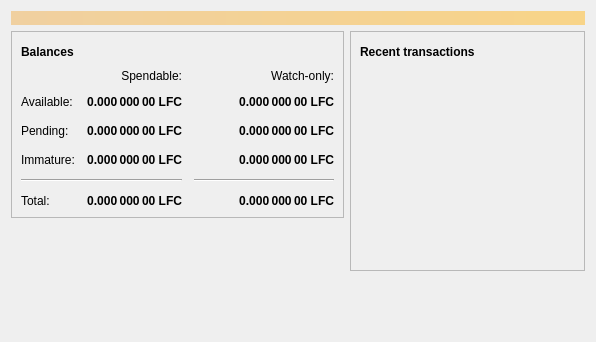
<?xml version="1.0" encoding="UTF-8"?>
<ui version="4.0">
 <class>OverviewPage</class>
 <widget class="QWidget" name="OverviewPage">
  <property name="geometry">
   <rect>
    <x>0</x>
    <y>0</y>
    <width>596</width>
    <height>342</height>
   </rect>
  </property>
  <property name="windowTitle">
   <string>Form</string>
  </property>
  <layout class="QVBoxLayout" name="topLayout">
   <item>
    <widget class="QLabel" name="labelAlerts">
     <property name="visible">
      <bool>false</bool>
     </property>
     <property name="styleSheet">
      <string notr="true">QLabel { background-color: qlineargradient(x1: 0, y1: 0, x2: 1, y2: 0, stop:0 #F0D0A0, stop:1 #F8D488); color:#000000; }</string>
     </property>
     <property name="wordWrap">
      <bool>true</bool>
     </property>
     <property name="margin">
      <number>3</number>
     </property>
     <property name="textInteractionFlags">
      <set>Qt::TextSelectableByMouse</set>
     </property>
    </widget>
   </item>
   <item>
    <layout class="QHBoxLayout" name="horizontalLayout" stretch="1,1">
     <item>
      <layout class="QVBoxLayout" name="verticalLayout_2">
       <item>
        <widget class="QFrame" name="frame">
         <property name="frameShape">
          <enum>QFrame::StyledPanel</enum>
         </property>
         <property name="frameShadow">
          <enum>QFrame::Raised</enum>
         </property>
         <layout class="QVBoxLayout" name="verticalLayout_4">
          <item>
           <layout class="QHBoxLayout" name="horizontalLayout_4">
            <item>
             <widget class="QLabel" name="label_5">
              <property name="font">
               <font>
                <weight>75</weight>
                <bold>true</bold>
               </font>
              </property>
              <property name="text">
               <string>Balances</string>
              </property>
             </widget>
            </item>
            <item>
             <widget class="QPushButton" name="labelWalletStatus">
              <property name="enabled">
               <bool>true</bool>
              </property>
              <property name="maximumSize">
               <size>
                <width>30</width>
                <height>16777215</height>
               </size>
              </property>
              <property name="toolTip">
               <string>The displayed information may be out of date. Your wallet automatically synchronizes with the LeefCoin network after a connection is established, but this process has not completed yet.</string>
              </property>
              <property name="text">
               <string/>
              </property>
              <property name="icon">
               <iconset resource="../bitcoin.qrc">
                <normaloff>:/icons/warning</normaloff>
                <disabledoff>:/icons/warning</disabledoff>:/icons/warning</iconset>
              </property>
              <property name="iconSize">
               <size>
                <width>24</width>
                <height>24</height>
               </size>
              </property>
              <property name="flat">
               <bool>true</bool>
              </property>
             </widget>
            </item>
            <item>
             <spacer name="horizontalSpacer_3">
              <property name="orientation">
               <enum>Qt::Horizontal</enum>
              </property>
              <property name="sizeHint" stdset="0">
               <size>
                <width>40</width>
                <height>20</height>
               </size>
              </property>
             </spacer>
            </item>
           </layout>
          </item>
          <item>
           <layout class="QGridLayout" name="gridLayout">
            <property name="spacing">
             <number>12</number>
            </property>
            <item row="2" column="2">
             <widget class="QLabel" name="labelWatchPending">
              <property name="font">
               <font>
                <weight>75</weight>
                <bold>true</bold>
               </font>
              </property>
              <property name="cursor">
               <cursorShape>IBeamCursor</cursorShape>
              </property>
              <property name="toolTip">
               <string>Unconfirmed transactions to watch-only addresses</string>
              </property>
              <property name="text">
               <string notr="true">0.000 000 00 LFC</string>
              </property>
              <property name="alignment">
               <set>Qt::AlignRight|Qt::AlignTrailing|Qt::AlignVCenter</set>
              </property>
              <property name="textInteractionFlags">
               <set>Qt::LinksAccessibleByMouse|Qt::TextSelectableByKeyboard|Qt::TextSelectableByMouse</set>
              </property>
             </widget>
            </item>
            <item row="2" column="1">
             <widget class="QLabel" name="labelUnconfirmed">
              <property name="font">
               <font>
                <weight>75</weight>
                <bold>true</bold>
               </font>
              </property>
              <property name="cursor">
               <cursorShape>IBeamCursor</cursorShape>
              </property>
              <property name="toolTip">
               <string>Total of transactions that have yet to be confirmed, and do not yet count toward the spendable balance</string>
              </property>
              <property name="text">
               <string notr="true">0.000 000 00 LFC</string>
              </property>
              <property name="alignment">
               <set>Qt::AlignRight|Qt::AlignTrailing|Qt::AlignVCenter</set>
              </property>
              <property name="textInteractionFlags">
               <set>Qt::LinksAccessibleByMouse|Qt::TextSelectableByKeyboard|Qt::TextSelectableByMouse</set>
              </property>
             </widget>
            </item>
            <item row="3" column="2">
             <widget class="QLabel" name="labelWatchImmature">
              <property name="font">
               <font>
                <weight>75</weight>
                <bold>true</bold>
               </font>
              </property>
              <property name="cursor">
               <cursorShape>IBeamCursor</cursorShape>
              </property>
              <property name="toolTip">
               <string>Mined balance in watch-only addresses that has not yet matured</string>
              </property>
              <property name="text">
               <string notr="true">0.000 000 00 LFC</string>
              </property>
              <property name="alignment">
               <set>Qt::AlignRight|Qt::AlignTrailing|Qt::AlignVCenter</set>
              </property>
              <property name="textInteractionFlags">
               <set>Qt::LinksAccessibleByMouse|Qt::TextSelectableByKeyboard|Qt::TextSelectableByMouse</set>
              </property>
             </widget>
            </item>
            <item row="4" column="0" colspan="2">
             <widget class="Line" name="line">
              <property name="orientation">
               <enum>Qt::Horizontal</enum>
              </property>
             </widget>
            </item>
            <item row="4" column="2">
             <widget class="Line" name="lineWatchBalance">
              <property name="sizePolicy">
               <sizepolicy hsizetype="Preferred" vsizetype="Fixed">
                <horstretch>0</horstretch>
                <verstretch>0</verstretch>
               </sizepolicy>
              </property>
              <property name="minimumSize">
               <size>
                <width>140</width>
                <height>0</height>
               </size>
              </property>
              <property name="orientation">
               <enum>Qt::Horizontal</enum>
              </property>
             </widget>
            </item>
            <item row="5" column="0">
             <widget class="QLabel" name="labelTotalText">
              <property name="text">
               <string>Total:</string>
              </property>
             </widget>
            </item>
            <item row="3" column="1">
             <widget class="QLabel" name="labelImmature">
              <property name="font">
               <font>
                <weight>75</weight>
                <bold>true</bold>
               </font>
              </property>
              <property name="cursor">
               <cursorShape>IBeamCursor</cursorShape>
              </property>
              <property name="toolTip">
               <string>Mined balance that has not yet matured</string>
              </property>
              <property name="text">
               <string notr="true">0.000 000 00 LFC</string>
              </property>
              <property name="alignment">
               <set>Qt::AlignRight|Qt::AlignTrailing|Qt::AlignVCenter</set>
              </property>
              <property name="textInteractionFlags">
               <set>Qt::LinksAccessibleByMouse|Qt::TextSelectableByKeyboard|Qt::TextSelectableByMouse</set>
              </property>
             </widget>
            </item>
            <item row="2" column="3">
             <spacer name="horizontalSpacer_2">
              <property name="orientation">
               <enum>Qt::Horizontal</enum>
              </property>
              <property name="sizeHint" stdset="0">
               <size>
                <width>40</width>
                <height>20</height>
               </size>
              </property>
             </spacer>
            </item>
            <item row="3" column="0">
             <widget class="QLabel" name="labelImmatureText">
              <property name="text">
               <string>Immature:</string>
              </property>
             </widget>
            </item>
            <item row="5" column="1">
             <widget class="QLabel" name="labelTotal">
              <property name="font">
               <font>
                <weight>75</weight>
                <bold>true</bold>
               </font>
              </property>
              <property name="cursor">
               <cursorShape>IBeamCursor</cursorShape>
              </property>
              <property name="toolTip">
               <string>Your current total balance</string>
              </property>
              <property name="text">
               <string notr="true">0.000 000 00 LFC</string>
              </property>
              <property name="alignment">
               <set>Qt::AlignRight|Qt::AlignTrailing|Qt::AlignVCenter</set>
              </property>
              <property name="textInteractionFlags">
               <set>Qt::LinksAccessibleByMouse|Qt::TextSelectableByKeyboard|Qt::TextSelectableByMouse</set>
              </property>
             </widget>
            </item>
            <item row="5" column="2">
             <widget class="QLabel" name="labelWatchTotal">
              <property name="font">
               <font>
                <weight>75</weight>
                <bold>true</bold>
               </font>
              </property>
              <property name="cursor">
               <cursorShape>IBeamCursor</cursorShape>
              </property>
              <property name="toolTip">
               <string>Current total balance in watch-only addresses</string>
              </property>
              <property name="text">
               <string notr="true">0.000 000 00 LFC</string>
              </property>
              <property name="alignment">
               <set>Qt::AlignRight|Qt::AlignTrailing|Qt::AlignVCenter</set>
              </property>
              <property name="textInteractionFlags">
               <set>Qt::LinksAccessibleByMouse|Qt::TextSelectableByKeyboard|Qt::TextSelectableByMouse</set>
              </property>
             </widget>
            </item>
            <item row="0" column="2">
             <widget class="QLabel" name="labelWatchonly">
              <property name="text">
               <string>Watch-only:</string>
              </property>
              <property name="alignment">
               <set>Qt::AlignRight|Qt::AlignTrailing|Qt::AlignVCenter</set>
              </property>
             </widget>
            </item>
            <item row="1" column="0">
             <widget class="QLabel" name="labelBalanceText">
              <property name="text">
               <string>Available:</string>
              </property>
             </widget>
            </item>
            <item row="1" column="1">
             <widget class="QLabel" name="labelBalance">
              <property name="font">
               <font>
                <weight>75</weight>
                <bold>true</bold>
               </font>
              </property>
              <property name="cursor">
               <cursorShape>IBeamCursor</cursorShape>
              </property>
              <property name="toolTip">
               <string>Your current spendable balance</string>
              </property>
              <property name="text">
               <string notr="true">0.000 000 00 LFC</string>
              </property>
              <property name="alignment">
               <set>Qt::AlignRight|Qt::AlignTrailing|Qt::AlignVCenter</set>
              </property>
              <property name="textInteractionFlags">
               <set>Qt::LinksAccessibleByMouse|Qt::TextSelectableByKeyboard|Qt::TextSelectableByMouse</set>
              </property>
             </widget>
            </item>
            <item row="1" column="2">
             <widget class="QLabel" name="labelWatchAvailable">
              <property name="font">
               <font>
                <weight>75</weight>
                <bold>true</bold>
               </font>
              </property>
              <property name="cursor">
               <cursorShape>IBeamCursor</cursorShape>
              </property>
              <property name="toolTip">
               <string>Your current balance in watch-only addresses</string>
              </property>
              <property name="text">
               <string notr="true">0.000 000 00 LFC</string>
              </property>
              <property name="alignment">
               <set>Qt::AlignRight|Qt::AlignTrailing|Qt::AlignVCenter</set>
              </property>
              <property name="textInteractionFlags">
               <set>Qt::LinksAccessibleByMouse|Qt::TextSelectableByKeyboard|Qt::TextSelectableByMouse</set>
              </property>
             </widget>
            </item>
            <item row="2" column="0">
             <widget class="QLabel" name="labelPendingText">
              <property name="text">
               <string>Pending:</string>
              </property>
             </widget>
            </item>
            <item row="0" column="1">
             <widget class="QLabel" name="labelSpendable">
              <property name="text">
               <string>Spendable:</string>
              </property>
              <property name="alignment">
               <set>Qt::AlignRight|Qt::AlignTrailing|Qt::AlignVCenter</set>
              </property>
             </widget>
            </item>
           </layout>
          </item>
         </layout>
        </widget>
       </item>
       <item>
        <spacer name="verticalSpacer">
         <property name="orientation">
          <enum>Qt::Vertical</enum>
         </property>
         <property name="sizeHint" stdset="0">
          <size>
           <width>20</width>
           <height>40</height>
          </size>
         </property>
        </spacer>
       </item>
      </layout>
     </item>
     <item>
      <layout class="QVBoxLayout" name="verticalLayout_3">
       <item>
        <widget class="QFrame" name="frame_2">
         <property name="frameShape">
          <enum>QFrame::StyledPanel</enum>
         </property>
         <property name="frameShadow">
          <enum>QFrame::Raised</enum>
         </property>
         <layout class="QVBoxLayout" name="verticalLayout">
          <item>
           <layout class="QHBoxLayout" name="horizontalLayout_2">
            <item>
             <widget class="QLabel" name="label_4">
              <property name="font">
               <font>
                <weight>75</weight>
                <bold>true</bold>
               </font>
              </property>
              <property name="text">
               <string>Recent transactions</string>
              </property>
             </widget>
            </item>
            <item>
             <widget class="QPushButton" name="labelTransactionsStatus">
              <property name="enabled">
               <bool>true</bool>
              </property>
              <property name="maximumSize">
               <size>
                <width>30</width>
                <height>16777215</height>
               </size>
              </property>
              <property name="toolTip">
               <string>The displayed information may be out of date. Your wallet automatically synchronizes with the LeefCoin network after a connection is established, but this process has not completed yet.</string>
              </property>
              <property name="text">
               <string/>
              </property>
              <property name="icon">
               <iconset resource="../bitcoin.qrc">
                <normaloff>:/icons/warning</normaloff>
                <disabledoff>:/icons/warning</disabledoff>:/icons/warning</iconset>
              </property>
              <property name="iconSize">
               <size>
                <width>24</width>
                <height>24</height>
               </size>
              </property>
              <property name="flat">
               <bool>true</bool>
              </property>
             </widget>
            </item>
            <item>
             <spacer name="horizontalSpacer">
              <property name="orientation">
               <enum>Qt::Horizontal</enum>
              </property>
              <property name="sizeHint" stdset="0">
               <size>
                <width>40</width>
                <height>20</height>
               </size>
              </property>
             </spacer>
            </item>
           </layout>
          </item>
          <item>
           <widget class="QListView" name="listTransactions">
            <property name="styleSheet">
             <string notr="true">QListView { background: transparent; }</string>
            </property>
            <property name="frameShape">
             <enum>QFrame::NoFrame</enum>
            </property>
            <property name="verticalScrollBarPolicy">
             <enum>Qt::ScrollBarAlwaysOff</enum>
            </property>
            <property name="horizontalScrollBarPolicy">
             <enum>Qt::ScrollBarAlwaysOff</enum>
            </property>
            <property name="selectionMode">
             <enum>QAbstractItemView::NoSelection</enum>
            </property>
           </widget>
          </item>
         </layout>
        </widget>
       </item>
       <item>
        <spacer name="verticalSpacer_2">
         <property name="orientation">
          <enum>Qt::Vertical</enum>
         </property>
         <property name="sizeHint" stdset="0">
          <size>
           <width>20</width>
           <height>40</height>
          </size>
         </property>
        </spacer>
       </item>
      </layout>
     </item>
    </layout>
   </item>
  </layout>
 </widget>
 <resources/>
 <connections/>
</ui>
